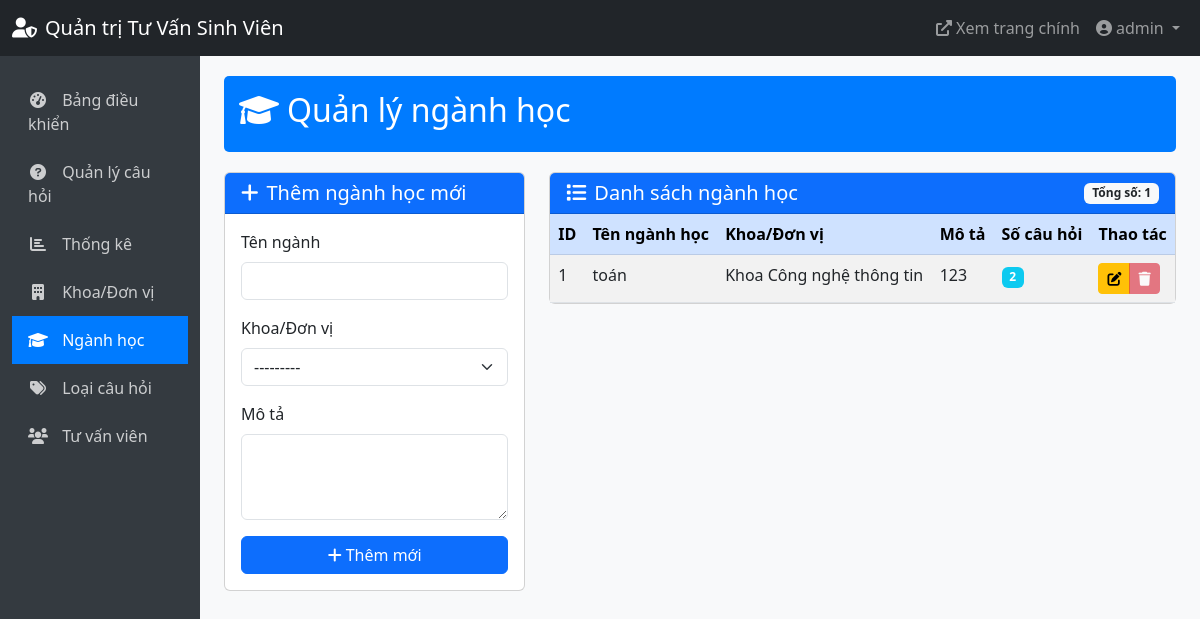
Screenshot of /admin-panel/majors/ (signed in) with the database file from the repository.
### accounts/models.py (models this page shows)
class CustomUser(AbstractUser):
    USER_TYPE_CHOICES = (
        ('student', 'Sinh viên'),
        ('alumni', 'Cựu sinh viên'),
        ('parent', 'Phụ huynh'),
        ('high_school', 'Học sinh phổ thông'),
    )
    user_type = models.CharField(max_length=20, choices=USER_TYPE_CHOICES)
    student_id = models.CharField(max_length=20, blank=True, null=True)
    graduation_year = models.IntegerField(blank=True, null=True)  # Cho cựu sinh viên
    phone_number = models.CharField(max_length=15, blank=True, null=True)  # Cho phụ huynh
    grade = models.CharField(max_length=10, blank=True, null=True)  # Cho học sinh phổ thông

### questions/models.py (models this page shows, shortened)
class Major(models.Model):
    name = models.CharField(max_length=100, verbose_name="Tên ngành")
    department = models.ForeignKey(Department, on_delete=models.CASCADE, verbose_name="Khoa/Đơn vị")
    description = models.TextField(blank=True, verbose_name="Mô tả")
    class Meta:
        verbose_name = "Ngành học"
        verbose_name_plural = "Ngành học"

class Department(models.Model):
    name = models.CharField(max_length=100, verbose_name="Tên khoa/đơn vị")
    description = models.TextField(blank=True, verbose_name="Mô tả")
    def __str__(self):
        return self.name
    class Meta:
        verbose_name = "Khoa/Đơn vị"
        verbose_name_plural = "Khoa/Đơn vị"

### admin_panel/views.py (the view)
# urls.py: path('majors/', views.manage_majors, name='manage_majors'),
@login_required
def manage_majors(request):
    if not is_advisor(request.user):
        messages.error(request, 'Bạn không có quyền truy cập trang quản trị.')
        return redirect('home')
    try:
        advisor = AdvisorProfile.objects.get(user=request.user)
        if advisor.role != 'admin':
            messages.error(request, 'Bạn không có quyền quản lý danh mục.')
            return redirect('admin_dashboard')
    except AdvisorProfile.DoesNotExist:
        messages.error(request, 'Bạn không có quyền truy cập trang quản trị.')
        return redirect('home')
    majors = Major.objects.all()
    if request.method == 'POST':
        form = MajorForm(request.POST)
        if form.is_valid():
            form.save()
            messages.success(request, 'Thêm ngành học thành công!')
            return redirect('manage_majors')
    else:
        form = MajorForm()
    return render(request, 'admin_panel/manage_majors.html', {
        'majors': majors,
        'form': form
    })

### admin_panel/forms.py
class MajorForm(forms.ModelForm):
    class Meta:
        model = Major
        fields = ['name', 'department', 'description']
        widgets = {
            'description': forms.Textarea(attrs={'rows': 3}),
        }

### admin_panel/views.py (called while the page is built)
def is_advisor(user):
    try:
        advisor = AdvisorProfile.objects.get(user=user)
        return True
    except AdvisorProfile.DoesNotExist:
        return False

### templates/admin_panel/manage_majors.html (shortened to what this page needs)
{% extends 'admin_panel/base_admin.html' %}
{% load widget_tweaks %}
{% block content %}
<div class="admin-header">
    <h2><i class="fas fa-graduation-cap me-2"></i>Quản lý ngành học</h2>
</div>
<div class="row">
    <div class="col-md-4">
        <div class="card mb-4">
            <div class="card-header bg-primary text-white">
                <h5 class="mb-0">
                    {% if form.instance.id %}
                    <i class="fas fa-edit me-2"></i>Chỉnh sửa ngành học
                    {% else %}
                    <i class="fas fa-plus me-2"></i>Thêm ngành học mới
                    {% endif %}
                </h5>
            </div>
            <div class="card-body">
                <form method="post">
                    <div class="mb-3">
                        <label for="{{ form.name.id_for_label }}" class="form-label">{{ form.name.label }}</label>
                        {{ form.name|add_class:"form-control" }}
                    </div>
                    <div class="mb-3">
                        <label for="{{ form.department.id_for_label }}" class="form-label">{{ form.department.label }}</label>
                        {{ form.department|add_class:"form-select" }}
                    </div>
                    <div class="mb-3">
                        <label for="{{ form.description.id_for_label }}" class="form-label">{{ form.description.label }}</label>
                        {{ form.description|add_class:"form-control" }}
                    </div>
                    <div class="d-grid gap-2">
                        <button type="submit" class="btn btn-primary">
                            {% if form.instance.id %}
                            <i class="fas fa-save me-1"></i>Lưu thay đổi
                            {% else %}
                            <i class="fas fa-plus me-1"></i>Thêm mới
                            {% endif %}
                        </button>
                    </div>
                </form>
            </div>
        </div>
    </div>
    <div class="col-md-8">
        <div class="card">
            <div class="card-header bg-primary text-white d-flex justify-content-between align-items-center">
                <h5 class="mb-0"><i class="fas fa-list me-2"></i>Danh sách ngành học</h5>
                <span class="badge bg-light text-dark">Tổng số: {{ majors.count }}</span>
            </div>
            <div class="card-body p-0">
                <div class="table-responsive">
                    <table class="table table-striped table-hover mb-0">
                        <thead class="table-primary">
                            <tr>
                                <th>ID</th>
                                <th>Tên ngành học</th>
                                <th>Khoa/Đơn vị</th>
                                <th>Mô tả</th>
                                <th>Số câu hỏi</th>
                                <th>Thao tác</th>
                            </tr>
                        </thead>
                        <tbody>
                            {% for major in majors %}
                            <tr>
                                <td>{{ major.id }}</td>
                                <td>{{ major.name }}</td>
                                <td>{{ major.department.name }}</td>
                                <td>{{ major.description|truncatechars:50 }}</td>
                                <td>
                                    <span class="badge bg-info">{{ major.question_set.count }}</span>
                                </td>
                                <td>
                                    <div class="btn-group">
                                        <a href="{% url 'edit_major' major.id %}" class="btn btn-sm btn-warning" title="Chỉnh sửa">
                                            <i class="fas fa-edit"></i>
                                        </a>
                                        <button type="button" class="btn btn-sm btn-danger" data-bs-toggle="modal" data-bs-target="#deleteModal{{ major.id }}" title="Xóa" {% if major.question_set.count > 0 %}disabled{% endif %}>
                                            <i class="fas fa-trash"></i>
                                        </button>
                                    </div>
                                </td>
                            </tr>
                            {% endfor %}
                        </tbody>
                    </table>
                </div>
            </div>
        </div>
    </div>
</div>
{% endblock %}

### templates/admin_panel/base_admin.html (shortened to what this page needs)
<!DOCTYPE html>
<html lang="vi">
<head>
    <link href="https://cdn.jsdelivr.net/npm/bootstrap@5.3.0/dist/css/bootstrap.min.css" rel="stylesheet">
    <link rel="stylesheet" href="https://cdnjs.cloudflare.com/ajax/libs/font-awesome/6.0.0/css/all.min.css">
</head>
<body>
    <nav class="navbar navbar-expand-lg navbar-dark bg-dark">
        <div class="container-fluid">
            <a class="navbar-brand" href="{% url 'admin_dashboard' %}">
                <i class="fas fa-user-shield me-2"></i>Quản trị Tư Vấn Sinh Viên
            </a>
            <div class="collapse navbar-collapse" id="navbarAdmin">
                <ul class="navbar-nav ms-auto">
                    <li class="nav-item">
                        <a class="nav-link" href="{% url 'home' %}" target="_blank">
                            <i class="fas fa-external-link-alt me-1"></i>Xem trang chính
                        </a>
                    </li>
                    <li class="nav-item dropdown">
                        <a class="nav-link dropdown-toggle" href="#" id="navbarDropdown" role="button" data-bs-toggle="dropdown">
                            <i class="fas fa-user-circle me-1"></i>{{ user.get_full_name|default:user.username }}
                        </a>
                    </li>
                </ul>
            </div>
        </div>
    </nav>
    <div class="container-fluid">
        <div class="row">
            <div class="col-md-3 col-lg-2 d-md-block admin-sidebar collapse">
                <div class="position-sticky">
                    <ul class="nav flex-column">
                        <li class="nav-item">
                            <a class="nav-link {% if request.resolver_match.url_name == 'admin_dashboard' %}active{% endif %}" href="{% url 'admin_dashboard' %}">
                                <i class="fas fa-tachometer-alt"></i> Bảng điều khiển
                            </a>
                        </li>
                        <li class="nav-item">
                            <a class="nav-link {% if request.resolver_match.url_name == 'manage_questions' %}active{% endif %}" href="{% url 'manage_questions' %}">
                                <i class="fas fa-question-circle"></i> Quản lý câu hỏi
                            </a>
                        </li>
                        {% if user.advisorprofile.role == 'admin' %}
                        <li class="nav-item">
                            <a class="nav-link {% if request.resolver_match.url_name == 'statistics_dashboard' %}active{% endif %}" href="{% url 'statistics_dashboard' %}">
                                <i class="fas fa-chart-bar"></i> Thống kê
                            </a>
                        </li>
                        <li class="nav-item">
                            <a class="nav-link {% if request.resolver_match.url_name == 'manage_departments' %}active{% endif %}" href="{% url 'manage_departments' %}">
                                <i class="fas fa-building"></i> Khoa/Đơn vị
                            </a>
                        </li>
                        <li class="nav-item">
                            <a class="nav-link {% if request.resolver_match.url_name == 'manage_majors' %}active{% endif %}" href="{% url 'manage_majors' %}">
                                <i class="fas fa-graduation-cap"></i> Ngành học
                            </a>
                        </li>
                        <li class="nav-item">
                            <a class="nav-link {% if request.resolver_match.url_name == 'manage_categories' %}active{% endif %}" href="{% url 'manage_categories' %}">
                                <i class="fas fa-tags"></i> Loại câu hỏi
                            </a>
                        </li>
                        <li class="nav-item">
                            <a class="nav-link {% if request.resolver_match.url_name == 'manage_advisors' %}active{% endif %}" href="{% url 'manage_advisors' %}">
                                <i class="fas fa-users"></i> Tư vấn viên
                            </a>
                        </li>
                        {% endif %}
                    </ul>
                </div>
            </div>
            <main class="col-md-9 ms-sm-auto col-lg-10 px-md-4 admin-content">
                {% block content %}{% endblock %}
            </main>
        </div>
    </div>
</body>
</html>

### templates/admin_panel/base_admin.html (style rules this page uses)
body { background-color: #f8f9fa; }
.admin-sidebar { min-height: calc(100vh - 56px); background-color: #343a40; padding-top: 20px; }
.admin-sidebar .nav-link { color: rgba(255, 255, 255, 0.75); border-radius: 0; padding: 0.75rem 1rem; }
.admin-sidebar .nav-link.active { color: #fff; background-color: #007bff; }
.admin-sidebar .nav-link i { margin-right: 10px; width: 20px; text-align: center; }
.admin-content { padding: 20px; }
.admin-header { background-color: #007bff; color: white; padding: 15px; margin-bottom: 20px; border-radius: 5px; }

### rows the page displays
CustomUser: get_full_name "admin"
Major: id "1", name "toán", department.name "Khoa Công nghệ thông tin", description "123", question_set.count "2"

### other values shown
{{ majors.count }} "1"
